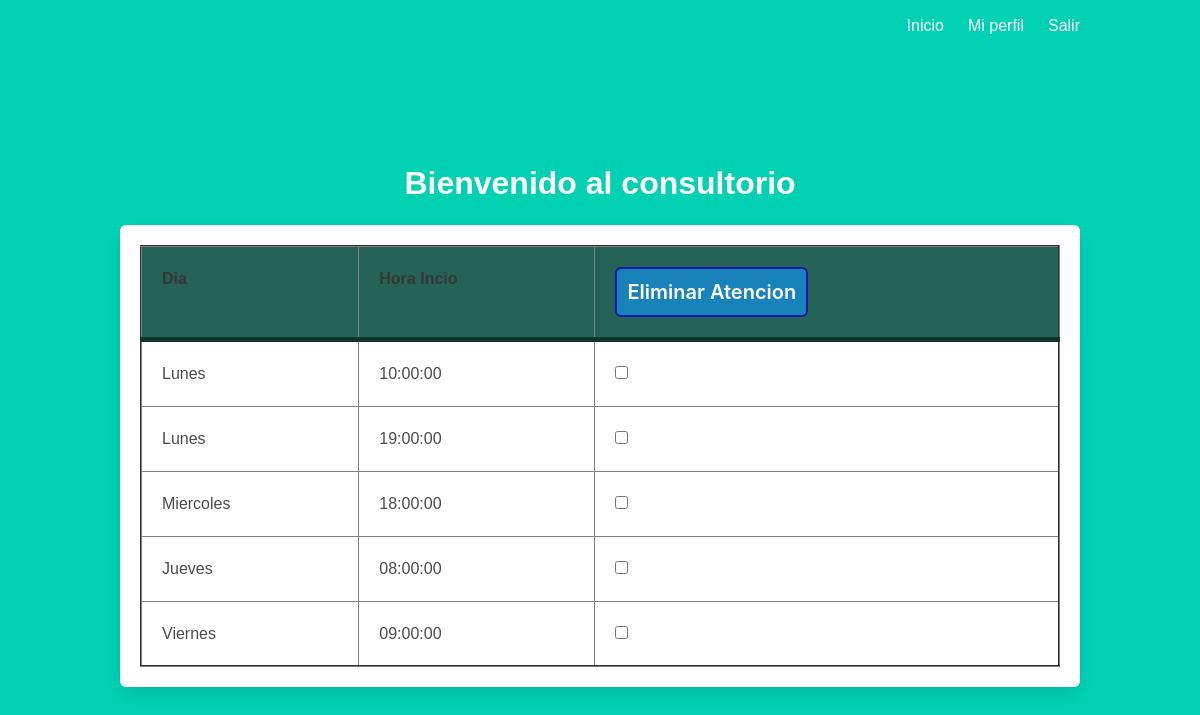
/profile/atencion (signed in), run on the app's committed database.
### project/models.py (models this page shows)
class DiaAtencion(db.Model):
    __tablename__ = 'diaAtencion'
    id = db.Column(db.Integer, primary_key=True)
    descripcion = db.Column(db.String(10))
    turnos = db.relationship('Turnos', backref='diaAtencion', lazy=True)
    atencionProfesional = db.relationship('AtencionProfesional', backref='diaAtencion', lazy=True)

class Horario(db.Model):
    __tablename__ = 'horario'
    id = db.Column(db.Integer, primary_key=True)
    hora_inicio = db.Column(db.Time())
    hora_final = db.Column(db.Time())
    turnos = db.relationship('Turnos', backref='horario', lazy=True)
    atencionProfesional = db.relationship('AtencionProfesional', backref='horario', lazy=True)

### project/main.py (the view)
@main.route('/profile/atencion')
@login_required
def profile_atencion():
    user = current_user.id
    ate = AtencionProfesional.query.filter_by(id_Profesional=user).order_by(AtencionProfesional.id_Dia).all()
    o = []
    for i in ate:
        h = Horario.query.filter_by(id=i.id_Horario).first()
        d = DiaAtencion.query.filter_by(id=i.id_Dia).first()
        o.append([i.id, d.descripcion, h.hora_inicio])
    return render_template('profile.html', ate=ate, o=o)

### project/templates/profile.html (shortened to what this page needs)
{% extends "base.html" %} {% block content %}
<h1 class="title">
    Bienvenido al consultorio
</h1>
 {% if ate%}
<link rel="stylesheet" href="{{url_for ('static', filename = 'css/tabla.css' )}}">
<form action="/profile/atencion" method="POST">
    <div class="box">
        <div class="list-group">
            <table border="2">
                <thead>
                    <tr>
                        <th>Dia </th>
                        <th>Hora Incio </th>
                        <th><button class="button">Eliminar Atencion</button></th>
                    </tr>
                </thead>
                <tr>
                    {% for a in o%}
                    <td>{{a[1]}} </td>
                    <td> {{a[2]}} </td>
                    <td><input type="checkbox" name="ch" value="{{a[0]}}" /></td>
                    {% endfor %}
            </table>
        </div>
    </div>
    {% endif %}  {% endblock %}

### project/static/css/tabla.css (style rules this page uses)
body { background-color: #632432; font-family: Arial; }
table { background-color: white; text-align: left; border-collapse: collapse; width: 100%; }
.button { text-decoration: none; padding: 10px; font-weight: 600; font-size: 20px; color: #ffffff; background-color: #1883ba; border-radius: 6px; border: 2px solid #0016b0; }
th, td { padding: 20px; }
thead { background-color: #246355; border-bottom: solid 5px #0F362D; color: white; }

### data on the page
DiaAtencion: descripcion "Lunes", hora_inicio "10:00:00", hora_inicio "19:00:00"
DiaAtencion: descripcion "Miercoles", hora_inicio "18:00:00"
DiaAtencion: descripcion "Jueves", hora_inicio "08:00:00"
DiaAtencion: descripcion "Viernes", hora_inicio "09:00:00"
